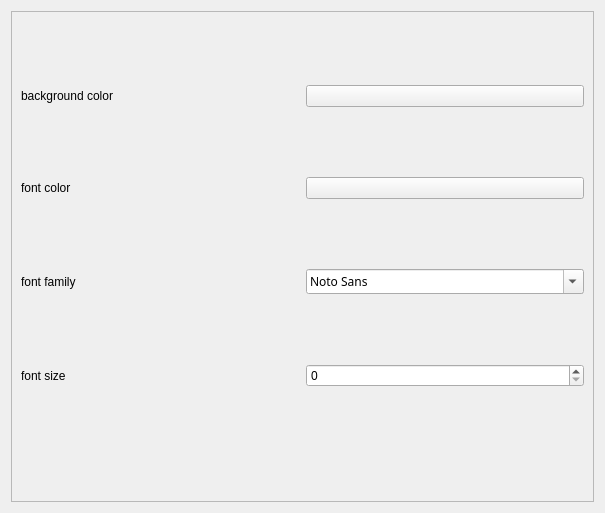
<?xml version="1.0" encoding="UTF-8"?>
<ui version="4.0">
 <class>PreviewsAppearanceSettings</class>
 <widget class="QWidget" name="PreviewsAppearanceSettings">
  <property name="geometry">
   <rect>
    <x>0</x>
    <y>0</y>
    <width>605</width>
    <height>513</height>
   </rect>
  </property>
  <property name="windowTitle">
   <string>Form</string>
  </property>
  <layout class="QVBoxLayout" name="verticalLayout_2">
   <item>
    <layout class="QVBoxLayout" name="verticalLayout">
     <item>
      <widget class="QScrollArea" name="scrollArea">
       <property name="widgetResizable">
        <bool>true</bool>
       </property>
       <widget class="QWidget" name="scrollAreaWidgetContents">
        <property name="geometry">
         <rect>
          <x>0</x>
          <y>0</y>
          <width>583</width>
          <height>491</height>
         </rect>
        </property>
        <layout class="QVBoxLayout" name="verticalLayout_4">
         <item>
          <layout class="QVBoxLayout" name="verticalLayout_3">
           <item>
            <layout class="QHBoxLayout" name="horizontalLayout">
             <item>
              <widget class="QLabel" name="label">
               <property name="text">
                <string>background color </string>
               </property>
              </widget>
             </item>
             <item>
              <widget class="KColorButton" name="kcfg_background_preview_color"/>
             </item>
            </layout>
           </item>
          </layout>
         </item>
         <item>
          <layout class="QHBoxLayout" name="horizontalLayout_2">
           <item>
            <widget class="QLabel" name="label_2">
             <property name="text">
              <string>font color</string>
             </property>
            </widget>
           </item>
           <item>
            <widget class="KColorButton" name="kcfg_preview_font_color"/>
           </item>
          </layout>
         </item>
         <item>
          <layout class="QHBoxLayout" name="horizontalLayout_3">
           <item>
            <widget class="QLabel" name="label_3">
             <property name="text">
              <string>font family</string>
             </property>
            </widget>
           </item>
           <item>
            <widget class="QFontComboBox" name="kcfg_preview_font_family">
             <property name="font">
              <font>
               <family>Noto Sans</family>
               <pointsize>9</pointsize>
              </font>
             </property>
             <property name="currentFont">
              <font>
               <family>Noto Sans</family>
               <pointsize>15</pointsize>
              </font>
             </property>
            </widget>
           </item>
          </layout>
         </item>
         <item>
          <layout class="QHBoxLayout" name="horizontalLayout_4">
           <item>
            <widget class="QLabel" name="label_4">
             <property name="text">
              <string>font size </string>
             </property>
            </widget>
           </item>
           <item>
            <widget class="QSpinBox" name="kcfg_preview_font_size"/>
           </item>
          </layout>
         </item>
         <item>
          <spacer name="verticalSpacer">
           <property name="orientation">
            <enum>Qt::Vertical</enum>
           </property>
           <property name="sizeType">
            <enum>QSizePolicy::Preferred</enum>
           </property>
           <property name="sizeHint" stdset="0">
            <size>
             <width>20</width>
             <height>40</height>
            </size>
           </property>
          </spacer>
         </item>
        </layout>
       </widget>
      </widget>
     </item>
    </layout>
   </item>
  </layout>
 </widget>
 <customwidgets>
  <customwidget>
   <class>KColorButton</class>
   <extends>QPushButton</extends>
   <header>kcolorbutton.h</header>
  </customwidget>
 </customwidgets>
 <resources/>
 <connections/>
</ui>
